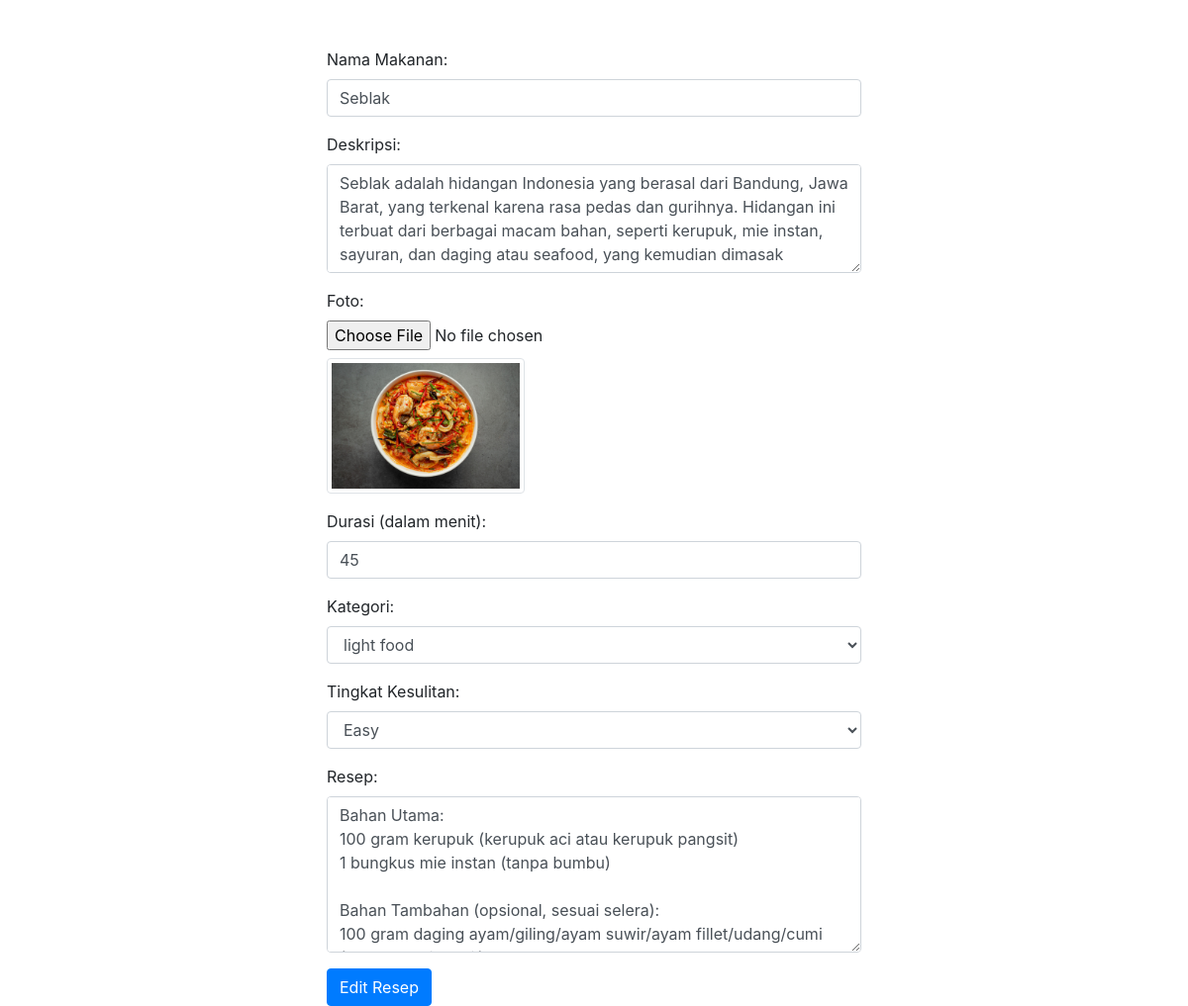
Page /admin/edit.php?id=19 on the earlier database version.
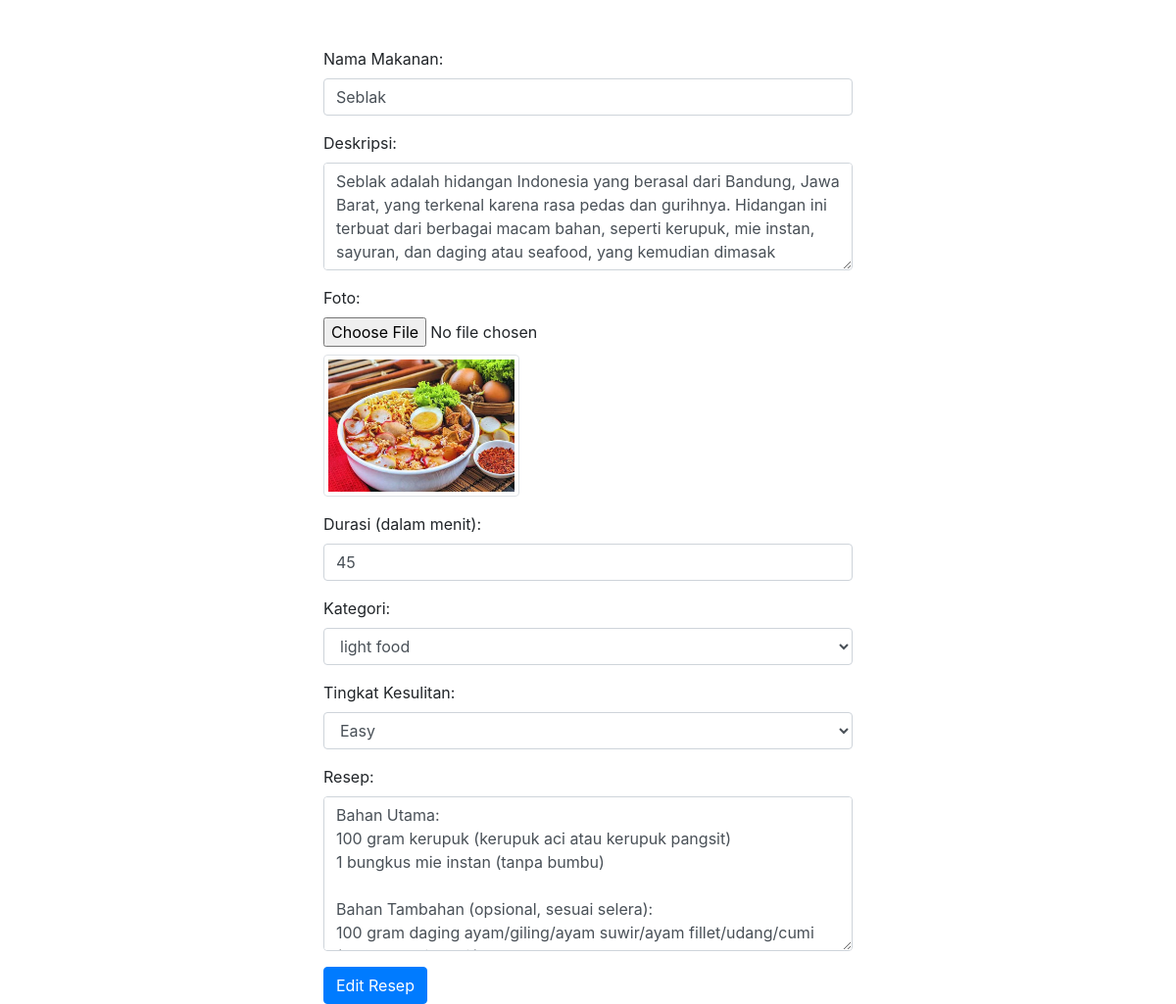
Same page on the later database version.
### tables this page shows
CREATE TABLE `details` (
  `id_details` int(11) NOT NULL,
  `id_category` int(11) DEFAULT NULL,
  `id_difficulty` int(11) DEFAULT NULL,
  `durasi` int(11) DEFAULT NULL,
  `deskripsi` varchar(10000) DEFAULT NULL,
  `nama_makanan` varchar(50) DEFAULT NULL,
  `resep` longtext DEFAULT NULL,
  `foto` text DEFAULT NULL
);

### admin/edit.php (the view, shortened to what this page needs)
<!DOCTYPE html>
<html lang="en">
<head>
    <link rel="stylesheet" href="https://stackpath.bootstrapcdn.com/bootstrap/4.5.2/css/bootstrap.min.css">
</head>
<body>
    <div class="container mt-5">
        <div class="row justify-content-center">
            <div class="col-md-6">
                <form action="proses_edit_resep.php" method="post" enctype="multipart/form-data">
                    <?php
                    include "../db/koneksi.php";
                    $id = $_GET['id'];
                    $query = "SELECT * FROM details WHERE id_details = ?";
                    $stmt = mysqli_prepare($conn, $query);
                    mysqli_stmt_bind_param($stmt, 'i', $id);
                    mysqli_stmt_execute($stmt);
                    $result = mysqli_stmt_get_result($stmt);
                    $recipe = mysqli_fetch_assoc($result);
                    if ($recipe) {
                    ?>
                        <div class="form-group">
                            <label for="nama_makanan">Nama Makanan:</label>
                            <input type="text" name="nama_makanan" id="nama_makanan" class="form-control" value="<?php echo $recipe['nama_makanan']; ?>" required>
                        </div>
                        <div class="form-group">
                            <label for="deskripsi">Deskripsi:</label>
                            <textarea name="deskripsi" id="deskripsi" class="form-control" rows="4" required><?php echo $recipe['deskripsi']; ?></textarea>
                        </div>
                        <div class="form-group">
                            <label for="foto">Foto:</label>
                            <input type="file" name="foto" id="foto" class="form-control-file">
                            <?php if (!empty($recipe['foto'])) { ?>
                                <img src="../uploads/<?php echo $recipe['foto']; ?>" alt="Current Image" class="img-thumbnail mt-2" width="200">
                            <?php } ?>
                        </div>
                        <div class="form-group">
                            <label for="durasi">Durasi (dalam menit):</label>
                            <input type="number" name="durasi" id="durasi" class="form-control" value="<?php echo $recipe['durasi']; ?>" required>
                        </div>
                        <div class="form-group">
                            <label for="category">Kategori:</label>
                            <select name="category" id="category" class="form-control" required>
                                <?php
                                $query_category = "SELECT * FROM category";
                                $result_category = mysqli_query($conn, $query_category);
                                while ($row = mysqli_fetch_assoc($result_category)) {
                                    $selected = $row['id_category'] == $recipe['id_category'] ? 'selected' : '';
                                    echo "<option value='{$row['id_category']}' $selected>{$row['tipe']}</option>";
                                }
                                ?>
                            </select>
                        </div>
                        <div class="form-group">
                            <label for="difficulty">Tingkat Kesulitan:</label>
                            <select name="difficulty" id="difficulty" class="form-control" required>
                                <?php
                                $query_difficulty = "SELECT * FROM difficulty";
                                $result_difficulty = mysqli_query($conn, $query_difficulty);
                                while ($row_difficulty = mysqli_fetch_assoc($result_difficulty)) {
                                    $selected = $row_difficulty['id_difficulty'] == $recipe['id_difficulty'] ? 'selected' : '';
                                    echo "<option value='{$row_difficulty['id_difficulty']}' $selected>{$row_difficulty['level']}</option>";
                                }
                                ?>
                            </select>
                        </div>
                        <div class="form-group">
                            <label for="resep">Resep:</label>
                            <textarea name="resep" id="resep" class="form-control" rows="6" required><?php echo $recipe['resep']; ?></textarea>
                        </div>
                        <button type="submit" class="btn btn-primary">Edit Resep</button>
                    <?php
                    } else {
                        echo "<div class='alert alert-danger'>Resep tidak ditemukan.</div>";
                    }
                    ?>
                </form>
            </div>
        </div>
    </div>
</body>
</html>

Differences in the rows shown:
changed details "Seblak": foto: a different picture
